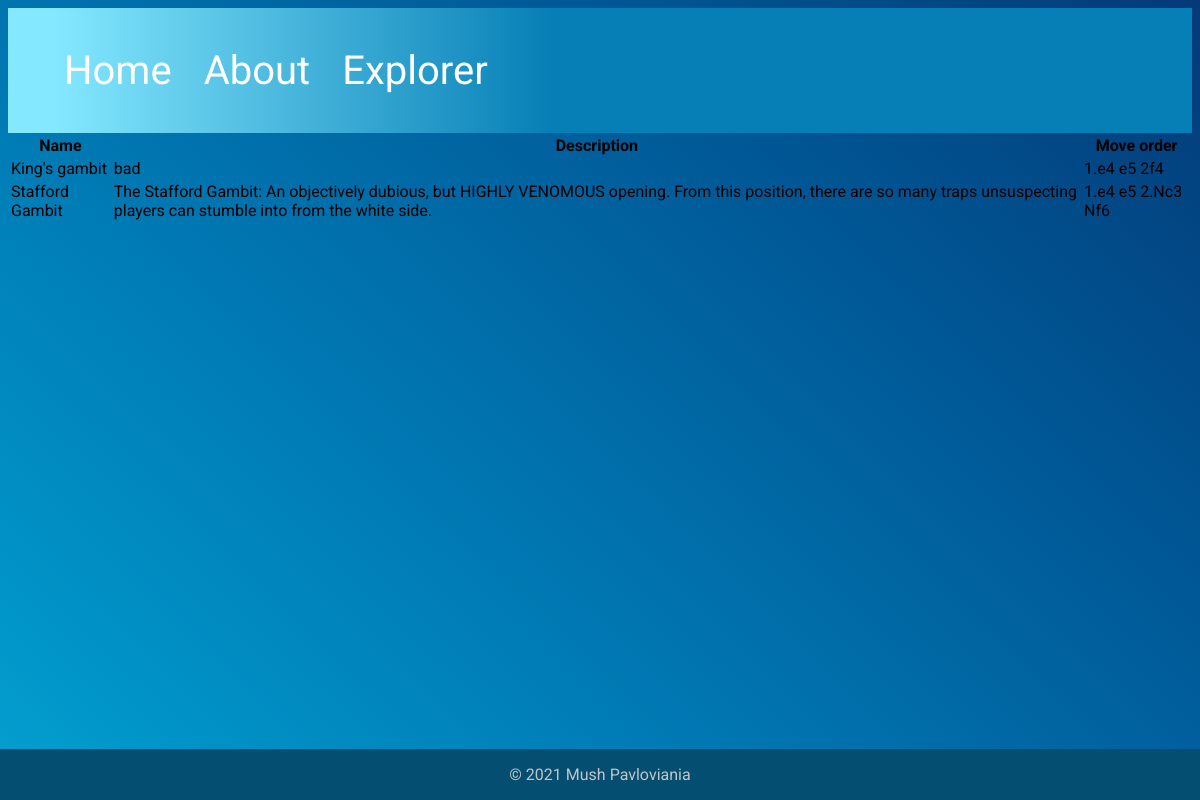
The page /opening on the database its author committed.
### tables this page shows
CREATE TABLE Main_Openings (id INTEGER PRIMARY KEY AUTOINCREMENT UNIQUE, name STRING, moves STRING, description STRING, IFRAMELINK STRING);

### main.py (the view)
@app.route('/opening')
def opening():
  conn = sqlite3.connect('chess attempt.db')
  cursor=conn.cursor()
  cursor.execute('SELECT * FROM Main_Openings')
  openings=cursor.fetchall()
  conn.close()
  print("hi")
  return render_template('pizza.html', pizza=openings)

### templates/pizza.html (shortened to what this page needs)
{% extends 'layout.html' %}
{% block content %}
<table style="width:100%">
  <tr>
    <th>Name</th>
    <th>Description</th>
    <th>Move order</th>
  </tr>
  <tr>
    <td>{{pizza[1][1]}}</td>
    <td>{{pizza[1][3]}}</td>
    <td>{{pizza[1][2]}}</td>
  </tr>
  <tr>
    <td>{{pizza[0][1]}}</td>
    <td>{{pizza[0][3]}}</td>
    <td>{{pizza[0][2]}}</td>
  </tr>
</table>
{% endblock %}

### templates/layout.html (shortened to what this page needs)
<!doctype html>
<html>
  <head>
    <link rel="stylesheet" href="/static/css/style.css">
  </head>
  <body>
    {% include 'nav.html' %}
    {% block content %}{% endblock %}
    {% include 'footer.html' %}
  </body>
</html>

### templates/nav.html (shortened to what this page needs)
<ul>
  <li><a class="/active" href="/" >Home</a></li>
  <li><a href="/about">About</a></li>
  <li><a href="/opening">Explorer</a></li>
</ul>

### templates/footer.html (shortened to what this page needs)
<div class = "footer">
  <p>&copy; 2021 Mush Pavloviania</p>
</div>

### static/css/style.css (style rules this page uses)
body { font-family: 'Roboto', sans-serif; background-image: linear-gradient(to right top, #0db4dd, #0094c8, #0075b0, #005795, #043a78); background-repeat: no-repeat; background-size: 100% 500%; }

### templates/nav.html (style rules this page uses)
ul { list-style-type: none; margin: 0; padding-top: 25px; padding-bottom: 25px; overflow: hidden; background-color:rgb(132,232,255); background:linear-gradient(90deg, rgba(132,232,255,1) 4%, rgba(6,127,182,1) 46%); font-family: 'Roboto', sans-serif; font-size: 40px; }
li { float: left; font-size:50; }
ul li { font-family: 'Roboto', sans-serif; }
li a { display: block; color: white; text-align: center; padding: 14px 16px; text-decoration: none; font-size: 53; }

### templates/footer.html (style rules this page uses)
.footer { position: fixed; color: #C4C4C4; left: 0; bottom: 0; padding-right: 30px; width: 100%; background-color:#044F71; text-align: center; }

### rows shown on the page
Main_Openings: name "King's gambit", description "bad", moves "1.e4 e5 2f4"
Main_Openings: name "Stafford Gambit", description "The Stafford Gambit: An objectively dubious, but HIGHLY VENOMOUS opening. From this position, there are so many traps unsuspecting players can stumble into from the white side.", moves "1.e4 e5 2.Nc3 Nf6"
